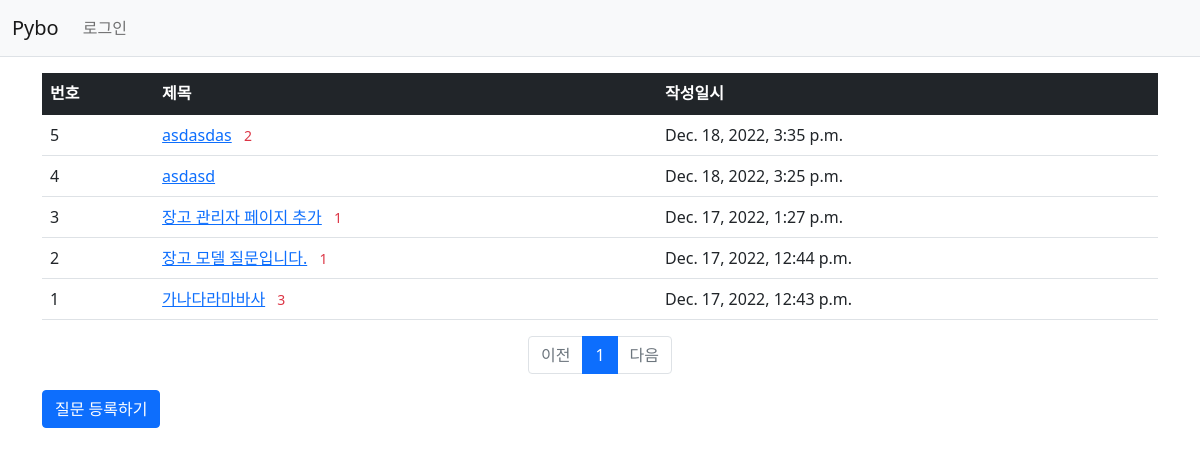
Page /pybo/ on the earlier database version.
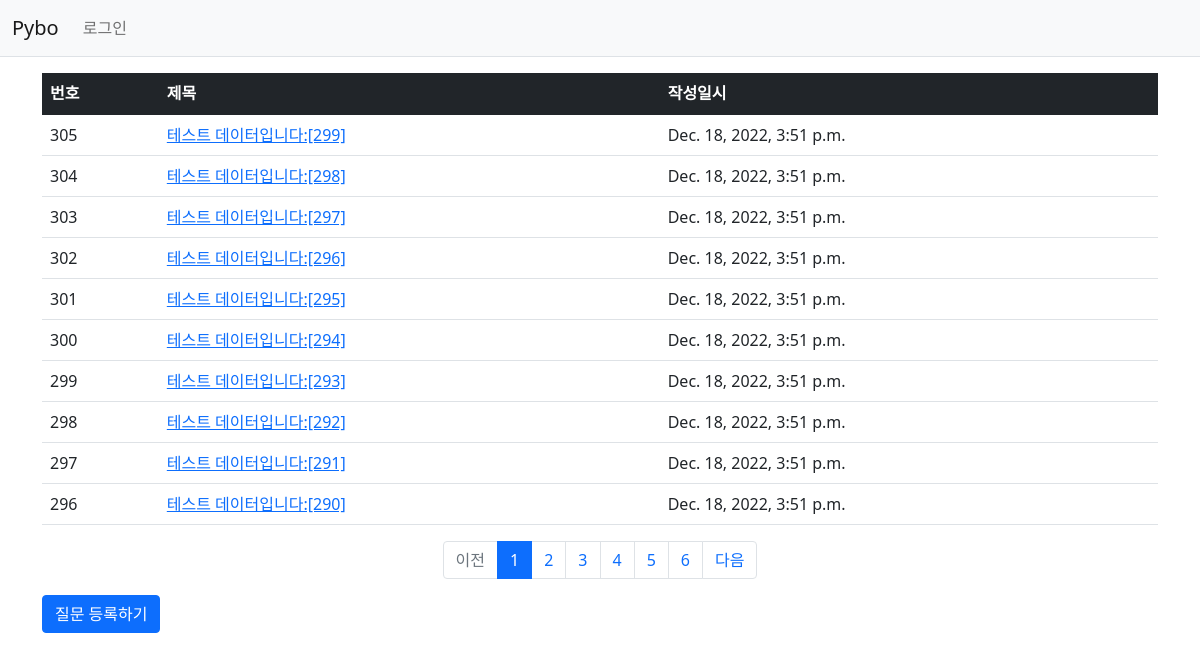
Same page on the later database version.
### pybo/models.py (models this page shows, shortened)
class Question(models.Model):
    subject = models.CharField(max_length=20)
    content = models.TextField()
    create_date = models.DateTimeField()

### pybo/views.py (the view)
# urls.py: path('', views.index, name = "index"),
def index(request):
    page = request.GET.get('page', '1')
    question_list =  Question.objects.order_by('-create_date')
    paginator = Paginator(question_list, 10)    #페이지당 10개 씩 보여주기
    page_obj = paginator.get_page(page)
    print(page_obj)
    context = {'question_list': page_obj}
    return render(request, 'pybo/question_list.html', context)

### pybo/templatetags/pybo_filter.py (called while the page is built)
@register.filter
def sub(value, arg):
    return value - arg

### templates/pybo/question_list.html
{% extends 'base.html' %}
{% load pybo_filter %}
{% block content %}
<div class="container my-3">
    <table class="table">
        <thead>
        <tr class="table-dark">
            <th>번호</th>
            <th>제목</th>
            <th>작성일시</th>
        </tr>
        </thead>
        <tbody>
        {% if question_list %}
        {% for question in question_list %}
        <tr>
            <td>
                {{ question_list.paginator.count|sub:question_list.start_index|sub:forloop.counter0|add:1 }}
            </td>
            <td>
                <a href="{% url 'pybo:detail' question.id %}">{{ question.subject }}</a>
                    {% if question.answer_set.count > 0 %}
                    <span class="text-danger small mx-2">{{ question.answer_set.count }}</span>
                    {% endif %}
            </td>
            <td>{{ question.create_date }}</td>
        </tr>
        {% endfor %}
        {% else %}
        <tr>
            <td colspan="3">질문이 없습니다.</td>
        </tr>
        {% endif %}
        </tbody>
    </table>
    <ul class="pagination justify-content-center">
        {% if question_list.has_previous %}
        <li class="page-item">
            <a class="page-link" href="?page={{ question_list.previous_page_number }}">이전</a>
        </li>
        {% else %}
        <li class="page-item disabled">
            <a class="page-link" tabindex="-1" aria-disabled="true" href="#">이전</a>
        </li>
        {% endif %}
        {% for page_number in question_list.paginator.page_range %}
        {% if page_number >= question_list.number|add:-5 and page_number <= question_list.number|add:5 %}
        {% if page_number == question_list.number %}
        <li class="page-item active" aria-current="page">
            <a class="page-link" href="?page={{ page_number }}">{{ page_number }}</a>
        </li>
        {% else %}
        <li class="page-item">
            <a class="page-link" href="?page={{ page_number }}">{{ page_number }}</a>
        </li>
        {% endif %}
        {% endif %}
        {% endfor %}
        {% if question_list.has_next %}
        <li class="page-item">
            <a class="page-link" href="?page={{ question_list.next_page_number }}">다음</a>
        </li>
        {% else %}
        <li class="page-item disabled">
            <a class="page-link" tabindex="-1" aria-disabled="true" href="#">다음</a>
        </li>
        {% endif %}
    </ul>
    <a href="{% url 'pybo:question_create' %}" class="btn btn-primary">질문 등록하기</a>
</div>
{% endblock %}

Differences in the rows shown:
no longer on this page (row unchanged): Question: paginator.count|sub "5", subject "asdasdas", answer_set.count "2", create_date "Dec. 18, 2022, 3:35 p.m."
no longer on this page (row unchanged): Question: paginator.count|sub "4", subject "asdasd", create_date "Dec. 18, 2022, 3:25 p.m."
no longer on this page (row unchanged): Question: paginator.count|sub "3", subject "장고 관리자 페이지 추가", answer_set.count "1", create_date "Dec. 17, 2022, 1:27 p.m."
no longer on this page (row unchanged): Question: paginator.count|sub "2", subject "장고 모델 질문입니다.", answer_set.count "1", create_date "Dec. 17, 2022, 12:44 p.m."
no longer on this page (row unchanged): Question: paginator.count|sub "1", subject "가나다라마바사", answer_set.count "3", create_date "Dec. 17, 2022, 12:43 p.m."
added Question: paginator.count|sub "305", subject "테스트 데이터입니다:[299]", create_date "Dec. 18, 2022, 3:51 p.m."
added Question: paginator.count|sub "304", subject "테스트 데이터입니다:[298]", create_date "Dec. 18, 2022, 3:51 p.m."
added Question: paginator.count|sub "303", subject "테스트 데이터입니다:[297]", create_date "Dec. 18, 2022, 3:51 p.m."
added Question: paginator.count|sub "302", subject "테스트 데이터입니다:[296]", create_date "Dec. 18, 2022, 3:51 p.m."
added Question: paginator.count|sub "301", subject "테스트 데이터입니다:[295]", create_date "Dec. 18, 2022, 3:51 p.m."
added Question: paginator.count|sub "300", subject "테스트 데이터입니다:[294]", create_date "Dec. 18, 2022, 3:51 p.m."
added Question: paginator.count|sub "299", subject "테스트 데이터입니다:[293]", create_date "Dec. 18, 2022, 3:51 p.m."
added Question: paginator.count|sub "298", subject "테스트 데이터입니다:[292]", create_date "Dec. 18, 2022, 3:51 p.m."
added Question: paginator.count|sub "297", subject "테스트 데이터입니다:[291]", create_date "Dec. 18, 2022, 3:51 p.m."
added Question: paginator.count|sub "296", subject "테스트 데이터입니다:[290]", create_date "Dec. 18, 2022, 3:51 p.m."
Other differences:
new list line: "2"
new list line: "3"
new list line: "4"
new list line: "5"
new list line: "6"
